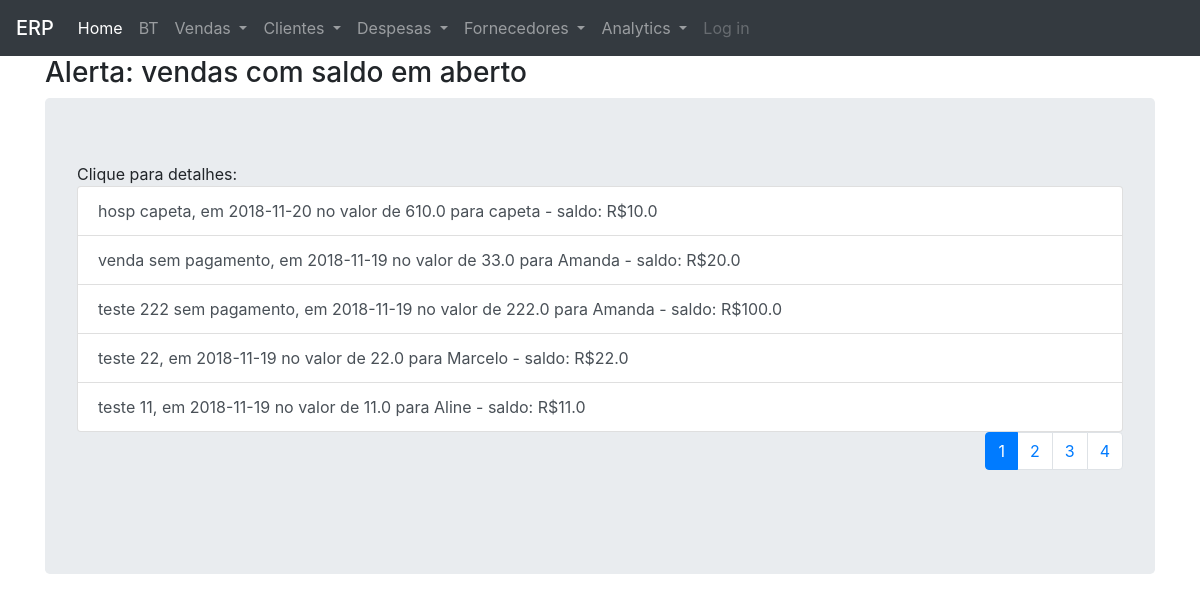
Before: / with the older database file.
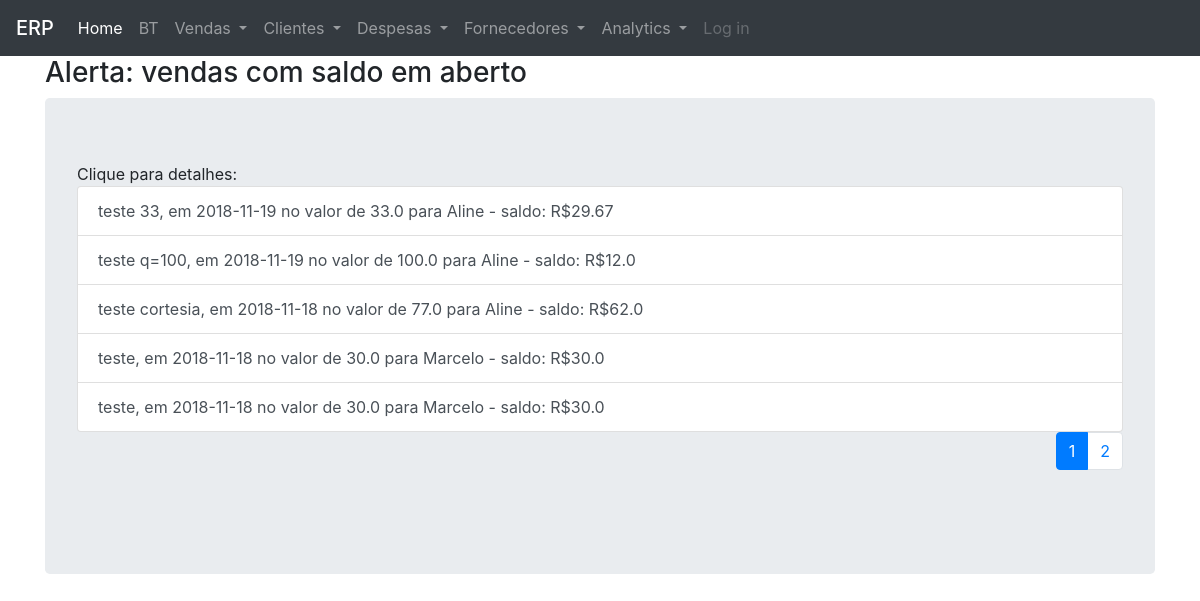
After: the same page with the newer database file.
### petshop/modelos/models.py (models this page shows, shortened)
class Vendas(db.Model):
    __tablename__ = 'vendas'
    id = db.Column(db.Integer, primary_key=True)
    tipo = db.Column(db.String(10), nullable=False)
    descricao = db.Column(db.Text, nullable=False)
    data_venda = db.Column(db.Date, nullable=False)
    valor_servicos = db.Column(db.Float, nullable=True)
    valor_taxi = db.Column(db.Float, nullable=True)
    cliente_id = db.Column(db.Integer, db.ForeignKey('clientes.id'))
    peludos_on_venda = db.relationship(
        "Peludos",
        secondary=association_table,
        back_populates="vendas_on_peludo")
    saldo = db.Column(db.Float, nullable=True)
    pagamentos = db.relationship('Pagamentos')
    data_pbanho = db.Column(db.Date, nullable=True)
    n_banhos = db.Column(db.Integer, nullable=True)
    tipo_banho = db.Column(db.String(15), nullable=True)
    pacote = db.Column(db.String(10), nullable=True)
    data_entrada = db.Column(db.Date, nullable=True)
    data_saida = db.Column(db.Date, nullable=True)
    valor_diarias = db.Column(db.Float, nullable=True)
    valor_prod = db.Column(db.Float, nullable=True)
    custo_prod = db.Column(db.Float, nullable=True)
    quantidade = db.Column(db.Integer, nullable=True)
    def calcula_saldo(self, tipo='saldo'):
        valor_total = (
                    (self.valor_servicos or 0)
                    + (self.valor_taxi or 0)
                    + (self.valor_diarias or 0)
                    + (self.valor_prod or 0)
                    )
        if tipo != 'total':
            if self.pagamentos:
                valores_pagos = [item.valor for item in self.pagamentos]
                valores_pagos = np.array(valores_pagos)
                saldo = round(valor_total - valores_pagos.sum(), 2)
                return saldo
            else:
                return valor_total
        return valor_total
    def __repr__(self):
        return f"""
        {self.descricao}, em {self.data_venda} no valor de {self.calcula_saldo(tipo='total')}
        para {Clientes.query.get(self.cliente_id).nome} - saldo: R${self.calcula_saldo()}
        """

class Clientes(db.Model):
    __tablename__ = 'clientes'
    id = db.Column(db.Integer, primary_key=True)
    nome = db.Column(db.String(30), nullable=False)
    sexo = db.Column(db.String(1), nullable=False)
    peludo = db.relationship('Peludos', backref='clientes', lazy=True)
    venda = db.relationship('Vendas', backref='clientes', lazy=True)
    contato = db.relationship('Contatos')
    endereco = db.relationship('Enderecos')

class Pagamentos(db.Model):
    __tablename__ = 'pagamentos'
    id = db.Column(db.Integer, primary_key=True)
    data = db.Column(db.Date, nullable=False)
    valor = db.Column(db.Float, nullable=False)
    valor_entrada = db.Column(db.Float, nullable=False)
    forma_pagto = db.Column(
        db.String(15), nullable=False)
    venda_id = db.Column(db.Integer, db.ForeignKey('vendas.id'))

### petshop/views/views_consultas.py (the view)
@views_consultas.route('/')
def index():
    page = request.args.get('page', 1, type=int)
    listagem = (Vendas
                .query
                .filter(or_(Vendas.saldo > 0, Vendas.saldo == None))
                .order_by(desc(Vendas.data_venda))
                .paginate(page=page, per_page=5)
                )
    if listagem:
        heading = 'Alerta: vendas com saldo em aberto'
        tipo = 'aberto'
        return render_template('listagens.html', listagem=listagem,
                               heading=heading, tipo=tipo, id=0)
    return render_template('index.html')

### petshop/templates/listagens.html (shortened to what this page needs)
{% extends "base.html" %}
{% block content %}
{% if heading is string %}
    <h3 class="display-5">{{ heading }}</h3>
    {% else %}
    <h3 class="display-5">{{ heading[0] }}</h3>
    <hr>
    <h4 class="display-6">{{ heading[1] }} - {{ heading[2] }}</h4>
{% endif %}
<div class="jumbotron">
{% if listagem.items %}
    Clique para detalhes:
    <div class="list-group">
    {% for item in listagem.items %}
        {% if tipo in ['pagamentos'] %}
            <a href="{{ url_for('views_consultas.details',
                        tipo='d_pagamento', id = item.id) }}"
                        class="list-group-item list-group-item-action">
                    {{ item }}
            </a>
        {% else %}
            <a href="{{ url_for('views_consultas.details',
                        tipo=tipo, id = item.id) }}"
                        class="list-group-item list-group-item-action">
                    {{ item }}
            </a>
        {% endif %}
    {% endfor %}
{% endif %}
</div>
<div 'paginador'>
{% if listagem.pages > 1 %}
    <nav aria-label="Page navigation ">
        <ul class="pagination justify-content-end">
        {% for page_num in listagem.iter_pages(
                                left_edge=2,
                                right_edge=2,
                                left_current=2,
                                right_current=listagem.pages)
        %}
            {% if listagem.page == page_num %}
                <li class="page-item active">
                <span class="page-link">{{ page_num }}
                </span>
                </li>
            {% else %}
                <li class="page-item">
                {% if tipo == 'aberto' %}
                    <a class="page-link"
                    href="{{ url_for('views_consultas.index', page=page_num) }}">
                    {{ page_num }}
                    </a>
                {% else %}
                    <a class="page-link"
                    href="{{ url_for('views_consultas.listagens', page=page_num, id=id, tipo = tipo) }}">{{ page_num }}
                    </a>
                {% endif %}
                </li>
            {% endif %}
        {% endfor %}
        </ul>
    </nav>
{% endif %}
</div>
<div class="botoes">
    <br>
</div>
{% endblock %}

Changed rows visible on the page:
removed Vendas: descricao+data_venda+valor_servicos "hosp capeta, em 2018-11-20 no valor de 610.0 para capeta - saldo: R$10.0"
removed Vendas: descricao+data_venda+valor_servicos "venda sem pagamento, em 2018-11-19 no valor de 33.0 para Amanda - saldo: R$20.0"
removed Vendas: descricao+data_venda+valor_servicos "teste 222 sem pagamento, em 2018-11-19 no valor de 222.0 para Amanda - saldo: R$100.0"
no longer on this page (row edited): Vendas: descricao+data_venda+valor_servicos "teste 22, em 2018-11-19 no valor de 22.0 para Marcelo - saldo: R$22.0"
no longer on this page (row edited): Vendas: descricao+data_venda+valor_servicos "teste 11, em 2018-11-19 no valor de 11.0 para Aline - saldo: R$11.0"
now on this page (row edited): Vendas: descricao+data_venda+valor_servicos "teste 33, em 2018-11-19 no valor de 33.0 para Aline - saldo: R$29.67"
now on this page (row unchanged): Vendas: descricao+data_venda+valor_servicos "teste q=100, em 2018-11-19 no valor de 100.0 para Aline - saldo: R$12.0"
now on this page (row unchanged): Vendas: descricao+data_venda+valor_servicos "teste cortesia, em 2018-11-18 no valor de 77.0 para Aline - saldo: R$62.0"
now on this page (row unchanged): Vendas: descricao+data_venda+valor_servicos "teste, em 2018-11-18 no valor de 30.0 para Marcelo - saldo: R$30.0"
now on this page (row unchanged): Vendas: descricao+data_venda+valor_servicos "teste, em 2018-11-18 no valor de 30.0 para Marcelo - saldo: R$30.0"
Other visible differences:
list line gone: "3"
list line gone: "4"
